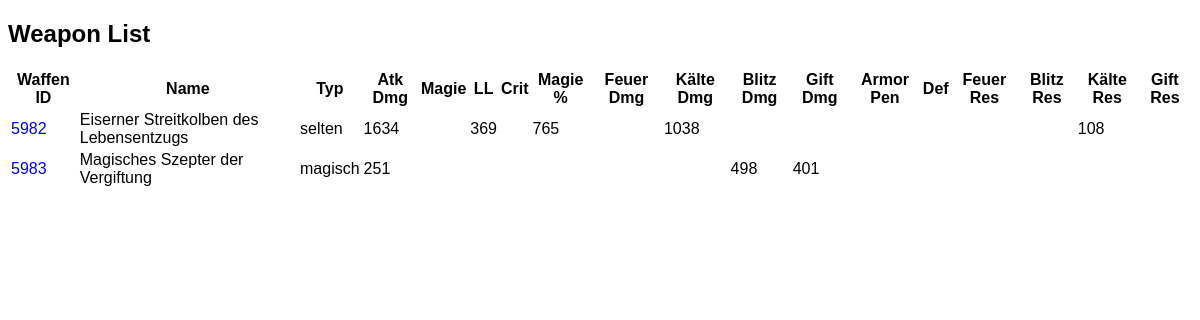
The page /inventory.php on the database its author committed.
### tables this page shows
CREATE TABLE `waffen` (
  `id` int(11) NOT NULL,
  `name` varchar(255) NOT NULL,
  `qualitaet` varchar(10) NOT NULL,
  `angriffskraft` int(11) NOT NULL,
  `magiestaerke` int(11) DEFAULT NULL,
  `lebensraub` int(11) DEFAULT NULL,
  `kritischer_treffer` int(11) DEFAULT NULL,
  `magischer_bonus` int(11) DEFAULT NULL,
  `feuerschaden` int(11) DEFAULT NULL,
  `kaeltedchaden` int(11) DEFAULT NULL,
  `blitzschaden` int(11) DEFAULT NULL,
  `giftschaden` int(11) DEFAULT NULL,
  `ruestungsdurchdringung` int(11) DEFAULT NULL,
  `verteidigung` int(11) DEFAULT NULL,
  `feuerresistenz` int(11) DEFAULT NULL,
  `blitzresistenz` int(11) DEFAULT NULL,
  `giftresistenz` int(11) DEFAULT NULL,
  `kaelteresistenz` int(11) DEFAULT NULL
);

### inventory.php (the view, shortened to what this page needs)
<?php
include('connex.php');
$sql = "SELECT * FROM waffen";
$result = $conn->query($sql);
?>
<!DOCTYPE html>
<html>
    <link rel="stylesheet" href="style.css">
<body>
<div class="container">
    <h2>Weapon List</h2>
    <?php if ($result->num_rows > 0): ?>
        <div class="table-responsive">
            <table class="table table-striped">
                <thead>
                    <tr>
                        <th>Waffen ID</th>
                        <th>Name</th>
                        <th>Typ</th>
                        <th>Atk Dmg</th>
                        <th>Magie</th>
                        <th>LL</th>
                        <th>Crit</th>
                        <th>Magie %</th>
                        <th>Feuer Dmg</th>
                        <th>Kälte Dmg</th>
                        <th>Blitz Dmg</th>
                        <th>Gift Dmg</th>
                        <th>Armor Pen</th>
                        <th>Def</th>
                        <th>Feuer Res</th>
                        <th>Blitz Res</th>
                        <th>Kälte Res</th>
                        <th>Gift Res</th>
                    </tr>
                </thead>
                <tbody>
                <?php while ($row = $result->fetch_assoc()): ?>
                    <tr>
                        <td><a href="get_weapon_details.php?weapon_id=<?php echo $row['id']; ?>"><?php echo $row['id']; ?></a></td>
                        <td><?php echo $row['name']; ?></td>
                        <td><?php echo $row['qualitaet']; ?></td>
                        <td><?php echo $row['angriffskraft']; ?></td>
                        <td><?php echo $row['magiestaerke']; ?></td>
                        <td><?php echo $row['lebensraub']; ?></td>
                        <td><?php echo $row['kritischer_treffer']; ?></td>
                        <td><?php echo $row['magischer_bonus']; ?></td>
                        <td><?php echo $row['feuerschaden']; ?></td>
                        <td><?php echo $row['kaeltedchaden']; ?></td>
                        <td><?php echo $row['blitzschaden']; ?></td>
                        <td><?php echo $row['giftschaden']; ?></td>
                        <td><?php echo $row['ruestungsdurchdringung']; ?></td>
                        <td><?php echo $row['verteidigung']; ?></td>
                        <td><?php echo $row['feuerresistenz']; ?></td>
                        <td><?php echo $row['blitzresistenz']; ?></td>
                        <td><?php echo $row['kaelteresistenz']; ?></td>
                        <td><?php echo $row['giftresistenz']; ?></td>
                    </tr>
                <?php endwhile; ?>
                </tbody>
            </table>
        </div>
    <?php else: ?>
        <p class="text-center">No weapons found.</p>
    <?php endif; ?>
</div>
</body>
</html>

### style.css (style rules this page uses)
div { font-family: 'Verdana', sans-serif; }
a:link { text-decoration: none; }

### rows shown on the page
waffen: id "5982", name "Eiserner Streitkolben des Lebensentzugs", qualitaet "selten", angriffskraft "1634", lebensraub "369", magischer_bonus "765", kaeltedchaden "1038", kaelteresistenz "108"
waffen: id "5983", name "Magisches Szepter der Vergiftung", qualitaet "magisch", angriffskraft "251", blitzschaden "498", giftschaden "401"
